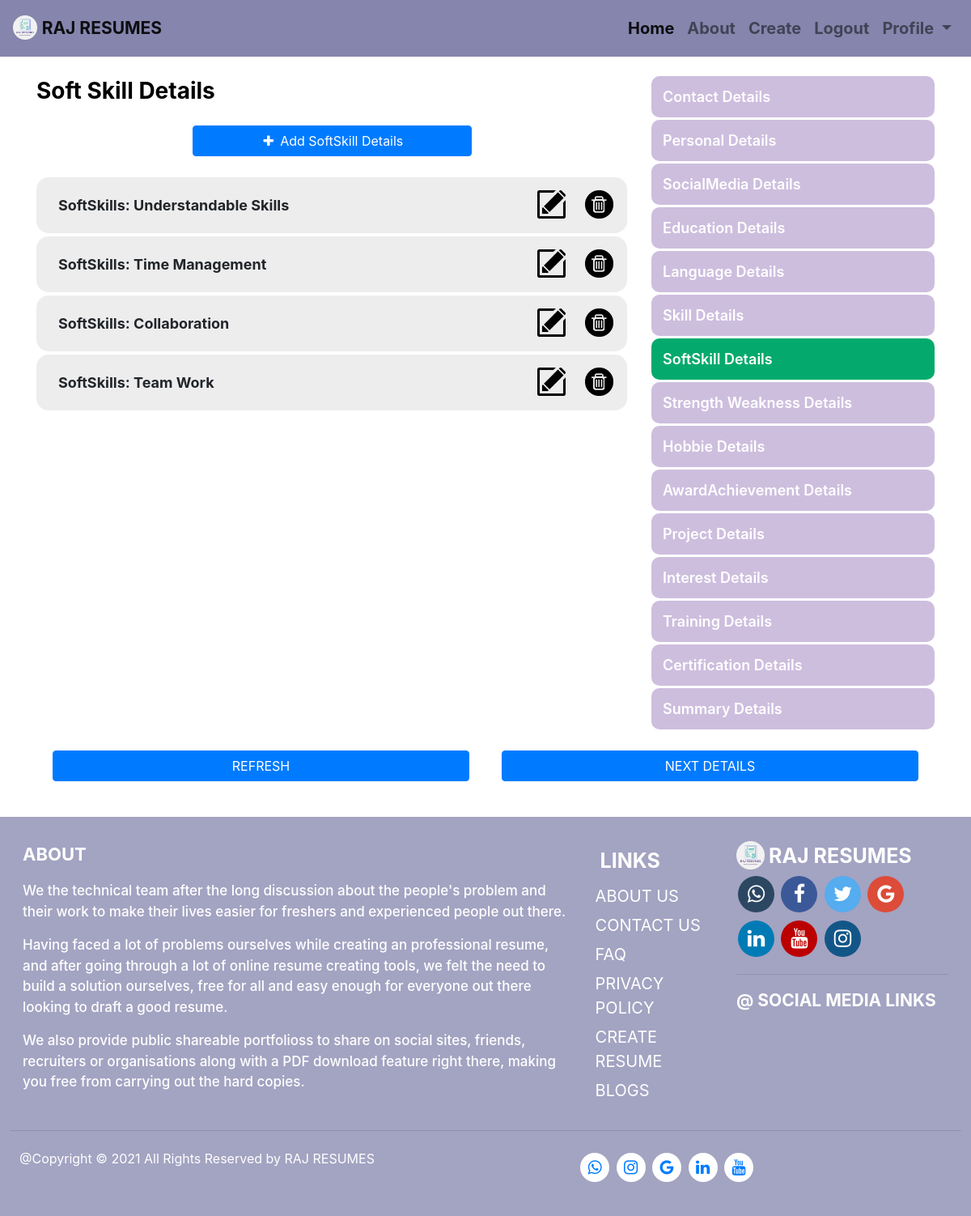
Screenshot of /MyResume/NoExperience/SoftSkillDetails/AddSoftSkills/ (signed in) with the database file from the repository.
### resumes/models.py (models this page shows, shortened)
class SoftSkills(models.Model):
    user = models.ForeignKey(User, on_delete=models.CASCADE)
    SoftSkill_Name = models.CharField(max_length=200,help_text='Enter Soft Skill')

### resumes/views.py (the view)
# urls.py: path('NoExperience/SoftSkillDetails/AddSoftSkills/',views.NoExpAddSoftSkillDetailView,name='AddNoExpSoftSkills'),
@login_required(login_url='MyResume/login')
def NoExpAddSoftSkillDetailView(request):
    SoftSkillDetail=SoftSkills.objects.filter(user=request.user).all()
    if request.method=='POST':
        SoftSkill_Name = request.POST['SoftSkill_Name']
        SoftSkilldet = SoftSkills(user=request.user,SoftSkill_Name=SoftSkill_Name)
        SoftSkilldet.save()
        return redirect('resumes:AddNoExpSoftSkills')
    form = SoftSkillDetailForm()
    return render(request,'resumes/AddNoExpDetails/AddSoftSkillDetails.html',{'SoftSkillDetail':SoftSkillDetail,'form':form})

### resumes/templates/resumes/AddNoExpDetails/AddSoftSkillDetails.html (shortened to what this page needs)
{% load static %}{%load crispy_forms_tags %}
<html>
<head>
    <link rel="stylesheet" href="https://cdn.jsdelivr.net/npm/bootstrap@4.6.0/dist/css/bootstrap.min.css">
    <link rel="stylesheet" href="https://cdnjs.cloudflare.com/ajax/libs/font-awesome/4.7.0/css/font-awesome.min.css">
    <link rel="stylesheet" href="{% static 'AllStyles/ListStyling.css' %}">
    <link rel='stylesheet' href="{% static 'AllStyles/Modal-Styling.css' %}">
    <link rel='stylesheet' href="{% static 'AllStyles/BtnGroup.css' %}">
</head>
<body>
    {% include 'resumes/AllTemplates/Navbar.html' %}
    <div class="Content-sty">
        <div class="container">
            <div class='row'>
                <div id='Obj-Detail' class='col-lg-8 col-md-7'>
                    <div class='display-container'>
                        <div class='Model-Form-Detail'>
                            <div class='Modal-Heading'>Soft Skill Details</div>
                            <div class='Add-Modal-Details'>
                                <button onclick="document.getElementById('PopUp-Form').style.display='block'" class="btn btn-primary AddBtn-Sty"><i class='fa fa-plus'></i> Add SoftSkill Details</button>
                            </div>
                            <div class='Obj-Modal-Content'>
                                {% for ssdet in SoftSkillDetail %}
                                <div class='Obj-Content'>
                                    <div class='row'>
                                        <div class='col-lg-10 col-md-8 col-sm-8 col-8'>
                                            <div class='Obj-content-sty'>
                                                <div class='ldet'>SoftSkills: {{ssdet.SoftSkill_Name}}</div>
                                            </div>
                                        </div>
                                        <div class='col-lg-1 col-md-2 col-sm-2 col-2'>
                                            <a href="{% url 'resumes:Edit-NoExpSoftSkills' ssdet.id %}"><img class='Icon-Sty' src="\media\Icons\Edit-Icon.png"></a>
                                        </div>
                                        <div class='col-lg-1 col-md-2 col-sm-2 col-2'>
                                            <a href="{% url 'resumes:NoExpDeleteSoftSkillDetails' ssdet.id %}"><img class='Icon-Sty' src="\media\Icons\Delete-Icon.png"></a>
                                        </div>
                                    </div>
                                </div>
                                {% endfor %}
                            </div>
                        </div>
                    </div>
                </div>
                <div id='Link-List-Menu' class='col-lg-4 col-md-5 col-sm-12'>
                    <div class='row-sty'>
                        <div class='Link-Menu'>
                            <div class="Vertical-Menu">
                                <a href="{% url 'resumes:NoExp-ContactDetails' %}" class='a-sty'>Contact Details</a>
                                <a href="{% url 'resumes:NoExp-PersonalDetails' %}" class='a-sty'>Personal Details</a>
                                <a href="{% url 'resumes:NoExp-SocialMediaDetails' %}" class='a-sty'>SocialMedia Details</a>
                                <a href="{% url 'resumes:NoExp-EducationDetails' %}" class='a-sty'>Education Details</a>
                                <a href="{% url 'resumes:NoExp-LanguageDetails' %}" class='a-sty'>Language Details</a>
                                <a href="{% url 'resumes:NoExp-SkillDetails' %}" class='a-sty'>Skill Details</a>
                                <a href="{% url 'resumes:NoExp-SoftSkillDetails' %}" class='active a-sty'>SoftSkill Details</a>
                                <a href="{% url 'resumes:NoExp-StrengthWeakness' %}" class='a-sty'>Strength Weakness Details</a>
                                <a href="{% url 'resumes:NoExp-HobbieDetails' %}" class='a-sty'>Hobbie Details</a>
                                <a href="{% url 'resumes:NoExp-ActivityAchievements' %}" class='a-sty'>AwardAchievement Details</a>
                                <a href="{% url 'resumes:NoExp-ProjectDetails' %}" class='a-sty'>Project Details</a>
                                <a href="{% url 'resumes:NoExp-InterestDetails' %}" class='a-sty'>Interest Details</a>
                                <a href="{% url 'resumes:NoExp-TrainingDetails' %}" class='a-sty'>Training Details</a>
                                <a href="{% url 'resumes:NoExp-CertificationDetails' %}" class='a-sty'>Certification Details</a>
                                <a href="{% url 'resumes:NoExp-SummaryDetails' %}" class='a-sty'>Summary Details</a>
                            </div>
                        </div>
                    </div>
                </div>
            </div>
            <div class='Btn-Position'>
                <div class='Btn-Left'><a href="{% url 'resumes:AddNoExpSoftSkills' %}"><button class='btn btn-primary btn-sty btn-l'>REFRESH</button></a></div>
                <div class='Btn-Right'><a href="{% url 'resumes:NoExp-StrengthWeakness' %}"><button class='btn btn-primary btn-sty btn-r'>NEXT DETAILS</button></a></div>
            </div>
        </div>
    </div>
    {% include 'resumes/AllTemplates/Footer.html' %}
</body>
</html>

### resumes/static/AllStyles/ListStyling.css (style rules this page uses)
.Vertical-Menu { width: 100%; }
.Vertical-Menu a { width: 100%; display: block; padding: 12px 14px; font-size: 18px; border-radius: 10px; font-weight: 600; background-color: #cdbede; margin: 3px 0px; text-decoration: none; color: white; }
.Vertical-Menu a.active { background-color: #04AA6D; }
.btn-sty { width: 100%; margin: 2px 0px; }
.AddBtn-Sty { font-size: 18px; }
.btn-sty { min-width: 50%; margin: 3px 0px; }

### resumes/static/AllStyles/Modal-Styling.css (style rules this page uses)
.AddBtn-Sty { min-width: 50%; font-size: 18px; }
.fa { font-size: 32px; }
.fa { width: 20px; }
.Modal-Heading { color: black; font-size: 28px; font-weight: 700; }
.ldet { font-size: 18px; font-weight: 700; }
.Icon-sty { width: 35px; }
.Obj-Content { padding: 16px 22px; margin: 4px 0px; background-color: #ededed; border-radius: 15px; }
.Obj-content-sty { padding: 5px; }
.Add-Modal-Details { padding: 22px 20px; display: flex; justify-content: center; align-items: center; }

### resumes/static/AllStyles/BtnGroup.css (style rules this page uses)
.content-sty { margin: 15px 0px; }
.btn-sty { min-width: 50%; }
.btn-left { float: left; padding: 20px; min-width: 50%; }
.btn-right { float: right; padding: 20px; min-width: 50%; }

### resumes/templates/resumes/AddNoExpDetails/AddSoftSkillDetails.html (style rules this page uses)
* { box-sizing: border-box; }

### resumes/templates/resumes/AllTemplates/Footer.html (style rules this page uses)
* { box-sizing: border-box; }
.Footer-Content, .Content-Sty { display: flex; flex-wrap: wrap; }
.Content-Sty { padding: 6px 12px; }

### rows the page displays
SoftSkills: SoftSkill_Name "Understandable Skills"
SoftSkills: SoftSkill_Name "Time Management"
SoftSkills: SoftSkill_Name "Collaboration"
SoftSkills: SoftSkill_Name "Team Work"
